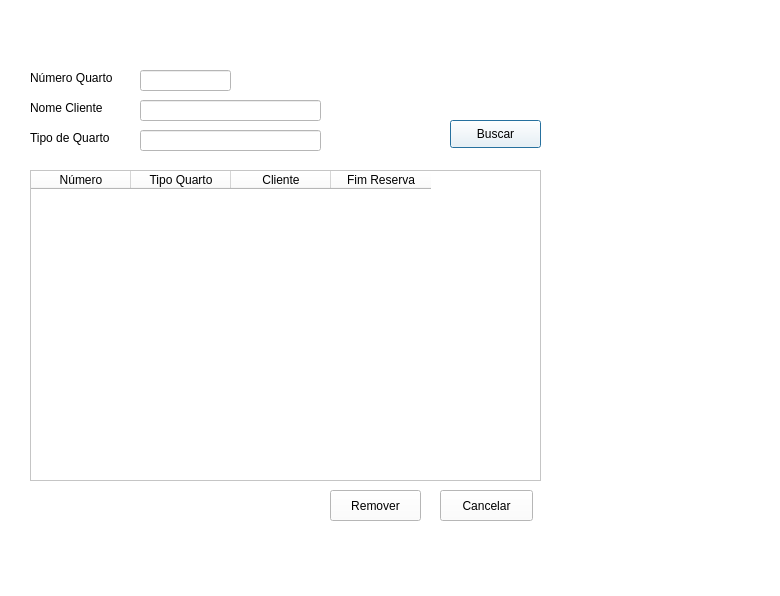
<?xml version="1.0" encoding="UTF-8"?>
<ui version="4.0">
 <class>Busca</class>
 <widget class="QDialog" name="Busca">
  <property name="geometry">
   <rect>
    <x>0</x>
    <y>0</y>
    <width>780</width>
    <height>596</height>
   </rect>
  </property>
  <property name="palette">
   <palette>
    <active>
     <colorrole role="WindowText">
      <brush brushstyle="SolidPattern">
       <color alpha="255">
        <red>0</red>
        <green>0</green>
        <blue>0</blue>
       </color>
      </brush>
     </colorrole>
     <colorrole role="Button">
      <brush brushstyle="SolidPattern">
       <color alpha="255">
        <red>255</red>
        <green>255</green>
        <blue>255</blue>
       </color>
      </brush>
     </colorrole>
     <colorrole role="Light">
      <brush brushstyle="SolidPattern">
       <color alpha="255">
        <red>255</red>
        <green>255</green>
        <blue>255</blue>
       </color>
      </brush>
     </colorrole>
     <colorrole role="Midlight">
      <brush brushstyle="SolidPattern">
       <color alpha="255">
        <red>255</red>
        <green>255</green>
        <blue>255</blue>
       </color>
      </brush>
     </colorrole>
     <colorrole role="Dark">
      <brush brushstyle="SolidPattern">
       <color alpha="255">
        <red>127</red>
        <green>127</green>
        <blue>127</blue>
       </color>
      </brush>
     </colorrole>
     <colorrole role="Mid">
      <brush brushstyle="SolidPattern">
       <color alpha="255">
        <red>170</red>
        <green>170</green>
        <blue>170</blue>
       </color>
      </brush>
     </colorrole>
     <colorrole role="Text">
      <brush brushstyle="SolidPattern">
       <color alpha="255">
        <red>0</red>
        <green>0</green>
        <blue>0</blue>
       </color>
      </brush>
     </colorrole>
     <colorrole role="BrightText">
      <brush brushstyle="SolidPattern">
       <color alpha="255">
        <red>255</red>
        <green>255</green>
        <blue>255</blue>
       </color>
      </brush>
     </colorrole>
     <colorrole role="ButtonText">
      <brush brushstyle="SolidPattern">
       <color alpha="255">
        <red>0</red>
        <green>0</green>
        <blue>0</blue>
       </color>
      </brush>
     </colorrole>
     <colorrole role="Base">
      <brush brushstyle="SolidPattern">
       <color alpha="255">
        <red>255</red>
        <green>255</green>
        <blue>255</blue>
       </color>
      </brush>
     </colorrole>
     <colorrole role="Window">
      <brush brushstyle="SolidPattern">
       <color alpha="255">
        <red>255</red>
        <green>255</green>
        <blue>255</blue>
       </color>
      </brush>
     </colorrole>
     <colorrole role="Shadow">
      <brush brushstyle="SolidPattern">
       <color alpha="255">
        <red>0</red>
        <green>0</green>
        <blue>0</blue>
       </color>
      </brush>
     </colorrole>
     <colorrole role="AlternateBase">
      <brush brushstyle="SolidPattern">
       <color alpha="255">
        <red>255</red>
        <green>255</green>
        <blue>255</blue>
       </color>
      </brush>
     </colorrole>
     <colorrole role="ToolTipBase">
      <brush brushstyle="SolidPattern">
       <color alpha="255">
        <red>255</red>
        <green>255</green>
        <blue>220</blue>
       </color>
      </brush>
     </colorrole>
     <colorrole role="ToolTipText">
      <brush brushstyle="SolidPattern">
       <color alpha="255">
        <red>0</red>
        <green>0</green>
        <blue>0</blue>
       </color>
      </brush>
     </colorrole>
    </active>
    <inactive>
     <colorrole role="WindowText">
      <brush brushstyle="SolidPattern">
       <color alpha="255">
        <red>0</red>
        <green>0</green>
        <blue>0</blue>
       </color>
      </brush>
     </colorrole>
     <colorrole role="Button">
      <brush brushstyle="SolidPattern">
       <color alpha="255">
        <red>255</red>
        <green>255</green>
        <blue>255</blue>
       </color>
      </brush>
     </colorrole>
     <colorrole role="Light">
      <brush brushstyle="SolidPattern">
       <color alpha="255">
        <red>255</red>
        <green>255</green>
        <blue>255</blue>
       </color>
      </brush>
     </colorrole>
     <colorrole role="Midlight">
      <brush brushstyle="SolidPattern">
       <color alpha="255">
        <red>255</red>
        <green>255</green>
        <blue>255</blue>
       </color>
      </brush>
     </colorrole>
     <colorrole role="Dark">
      <brush brushstyle="SolidPattern">
       <color alpha="255">
        <red>127</red>
        <green>127</green>
        <blue>127</blue>
       </color>
      </brush>
     </colorrole>
     <colorrole role="Mid">
      <brush brushstyle="SolidPattern">
       <color alpha="255">
        <red>170</red>
        <green>170</green>
        <blue>170</blue>
       </color>
      </brush>
     </colorrole>
     <colorrole role="Text">
      <brush brushstyle="SolidPattern">
       <color alpha="255">
        <red>0</red>
        <green>0</green>
        <blue>0</blue>
       </color>
      </brush>
     </colorrole>
     <colorrole role="BrightText">
      <brush brushstyle="SolidPattern">
       <color alpha="255">
        <red>255</red>
        <green>255</green>
        <blue>255</blue>
       </color>
      </brush>
     </colorrole>
     <colorrole role="ButtonText">
      <brush brushstyle="SolidPattern">
       <color alpha="255">
        <red>0</red>
        <green>0</green>
        <blue>0</blue>
       </color>
      </brush>
     </colorrole>
     <colorrole role="Base">
      <brush brushstyle="SolidPattern">
       <color alpha="255">
        <red>255</red>
        <green>255</green>
        <blue>255</blue>
       </color>
      </brush>
     </colorrole>
     <colorrole role="Window">
      <brush brushstyle="SolidPattern">
       <color alpha="255">
        <red>255</red>
        <green>255</green>
        <blue>255</blue>
       </color>
      </brush>
     </colorrole>
     <colorrole role="Shadow">
      <brush brushstyle="SolidPattern">
       <color alpha="255">
        <red>0</red>
        <green>0</green>
        <blue>0</blue>
       </color>
      </brush>
     </colorrole>
     <colorrole role="AlternateBase">
      <brush brushstyle="SolidPattern">
       <color alpha="255">
        <red>255</red>
        <green>255</green>
        <blue>255</blue>
       </color>
      </brush>
     </colorrole>
     <colorrole role="ToolTipBase">
      <brush brushstyle="SolidPattern">
       <color alpha="255">
        <red>255</red>
        <green>255</green>
        <blue>220</blue>
       </color>
      </brush>
     </colorrole>
     <colorrole role="ToolTipText">
      <brush brushstyle="SolidPattern">
       <color alpha="255">
        <red>0</red>
        <green>0</green>
        <blue>0</blue>
       </color>
      </brush>
     </colorrole>
    </inactive>
    <disabled>
     <colorrole role="WindowText">
      <brush brushstyle="SolidPattern">
       <color alpha="255">
        <red>127</red>
        <green>127</green>
        <blue>127</blue>
       </color>
      </brush>
     </colorrole>
     <colorrole role="Button">
      <brush brushstyle="SolidPattern">
       <color alpha="255">
        <red>255</red>
        <green>255</green>
        <blue>255</blue>
       </color>
      </brush>
     </colorrole>
     <colorrole role="Light">
      <brush brushstyle="SolidPattern">
       <color alpha="255">
        <red>255</red>
        <green>255</green>
        <blue>255</blue>
       </color>
      </brush>
     </colorrole>
     <colorrole role="Midlight">
      <brush brushstyle="SolidPattern">
       <color alpha="255">
        <red>255</red>
        <green>255</green>
        <blue>255</blue>
       </color>
      </brush>
     </colorrole>
     <colorrole role="Dark">
      <brush brushstyle="SolidPattern">
       <color alpha="255">
        <red>127</red>
        <green>127</green>
        <blue>127</blue>
       </color>
      </brush>
     </colorrole>
     <colorrole role="Mid">
      <brush brushstyle="SolidPattern">
       <color alpha="255">
        <red>170</red>
        <green>170</green>
        <blue>170</blue>
       </color>
      </brush>
     </colorrole>
     <colorrole role="Text">
      <brush brushstyle="SolidPattern">
       <color alpha="255">
        <red>127</red>
        <green>127</green>
        <blue>127</blue>
       </color>
      </brush>
     </colorrole>
     <colorrole role="BrightText">
      <brush brushstyle="SolidPattern">
       <color alpha="255">
        <red>255</red>
        <green>255</green>
        <blue>255</blue>
       </color>
      </brush>
     </colorrole>
     <colorrole role="ButtonText">
      <brush brushstyle="SolidPattern">
       <color alpha="255">
        <red>127</red>
        <green>127</green>
        <blue>127</blue>
       </color>
      </brush>
     </colorrole>
     <colorrole role="Base">
      <brush brushstyle="SolidPattern">
       <color alpha="255">
        <red>255</red>
        <green>255</green>
        <blue>255</blue>
       </color>
      </brush>
     </colorrole>
     <colorrole role="Window">
      <brush brushstyle="SolidPattern">
       <color alpha="255">
        <red>255</red>
        <green>255</green>
        <blue>255</blue>
       </color>
      </brush>
     </colorrole>
     <colorrole role="Shadow">
      <brush brushstyle="SolidPattern">
       <color alpha="255">
        <red>0</red>
        <green>0</green>
        <blue>0</blue>
       </color>
      </brush>
     </colorrole>
     <colorrole role="AlternateBase">
      <brush brushstyle="SolidPattern">
       <color alpha="255">
        <red>255</red>
        <green>255</green>
        <blue>255</blue>
       </color>
      </brush>
     </colorrole>
     <colorrole role="ToolTipBase">
      <brush brushstyle="SolidPattern">
       <color alpha="255">
        <red>255</red>
        <green>255</green>
        <blue>220</blue>
       </color>
      </brush>
     </colorrole>
     <colorrole role="ToolTipText">
      <brush brushstyle="SolidPattern">
       <color alpha="255">
        <red>0</red>
        <green>0</green>
        <blue>0</blue>
       </color>
      </brush>
     </colorrole>
    </disabled>
   </palette>
  </property>
  <property name="windowTitle">
   <string>Dialog</string>
  </property>
  <widget class="QLabel" name="label">
   <property name="geometry">
    <rect>
     <x>30</x>
     <y>70</y>
     <width>111</width>
     <height>16</height>
    </rect>
   </property>
   <property name="text">
    <string>Número Quarto</string>
   </property>
  </widget>
  <widget class="QLabel" name="label_2">
   <property name="geometry">
    <rect>
     <x>30</x>
     <y>100</y>
     <width>111</width>
     <height>16</height>
    </rect>
   </property>
   <property name="text">
    <string>Nome Cliente</string>
   </property>
  </widget>
  <widget class="QLabel" name="label_3">
   <property name="geometry">
    <rect>
     <x>30</x>
     <y>130</y>
     <width>91</width>
     <height>16</height>
    </rect>
   </property>
   <property name="text">
    <string>Tipo de Quarto</string>
   </property>
  </widget>
  <widget class="QLineEdit" name="lineEdit">
   <property name="geometry">
    <rect>
     <x>140</x>
     <y>70</y>
     <width>91</width>
     <height>21</height>
    </rect>
   </property>
  </widget>
  <widget class="QLineEdit" name="lineEdit_2">
   <property name="geometry">
    <rect>
     <x>140</x>
     <y>100</y>
     <width>181</width>
     <height>21</height>
    </rect>
   </property>
  </widget>
  <widget class="QLineEdit" name="lineEdit_3">
   <property name="geometry">
    <rect>
     <x>140</x>
     <y>130</y>
     <width>181</width>
     <height>21</height>
    </rect>
   </property>
  </widget>
  <widget class="QTableWidget" name="tableWidget">
   <property name="geometry">
    <rect>
     <x>30</x>
     <y>170</y>
     <width>511</width>
     <height>311</height>
    </rect>
   </property>
   <property name="gridStyle">
    <enum>Qt::NoPen</enum>
   </property>
   <property name="sortingEnabled">
    <bool>false</bool>
   </property>
   <column>
    <property name="text">
     <string>Número</string>
    </property>
    <property name="foreground">
     <brush brushstyle="SolidPattern">
      <color alpha="255">
       <red>0</red>
       <green>0</green>
       <blue>0</blue>
      </color>
     </brush>
    </property>
   </column>
   <column>
    <property name="text">
     <string>Tipo Quarto</string>
    </property>
   </column>
   <column>
    <property name="text">
     <string>Cliente</string>
    </property>
   </column>
   <column>
    <property name="text">
     <string>Fim Reserva</string>
    </property>
   </column>
  </widget>
  <widget class="QPushButton" name="pushButton">
   <property name="geometry">
    <rect>
     <x>450</x>
     <y>120</y>
     <width>91</width>
     <height>28</height>
    </rect>
   </property>
   <property name="text">
    <string>Buscar</string>
   </property>
  </widget>
  <widget class="QPushButton" name="pushButton_2">
   <property name="geometry">
    <rect>
     <x>330</x>
     <y>490</y>
     <width>91</width>
     <height>31</height>
    </rect>
   </property>
   <property name="text">
    <string>Remover</string>
   </property>
  </widget>
  <widget class="QPushButton" name="pushButton_3">
   <property name="geometry">
    <rect>
     <x>440</x>
     <y>490</y>
     <width>93</width>
     <height>31</height>
    </rect>
   </property>
   <property name="text">
    <string>Cancelar</string>
   </property>
  </widget>
 </widget>
 <resources/>
 <connections/>
</ui>
